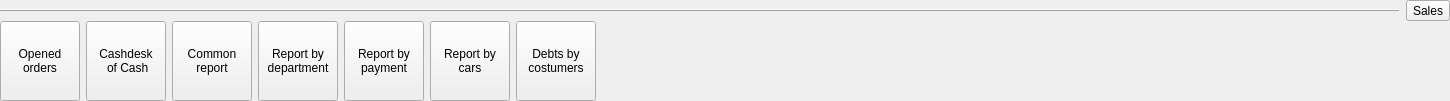
    <widget class="QWidget" name="widget_10" native="true">
     <layout class="QVBoxLayout" name="verticalLayout_5">
      <property name="spacing">
       <number>0</number>
      </property>
      <property name="leftMargin">
       <number>0</number>
      </property>
      <property name="topMargin">
       <number>0</number>
      </property>
      <property name="rightMargin">
       <number>0</number>
      </property>
      <property name="bottomMargin">
       <number>0</number>
      </property>
      <item>
       <widget class="QWidget" name="widget_11" native="true">
        <layout class="QHBoxLayout" name="horizontalLayout_8">
         <property name="leftMargin">
          <number>0</number>
         </property>
         <property name="topMargin">
          <number>0</number>
         </property>
         <property name="rightMargin">
          <number>0</number>
         </property>
         <property name="bottomMargin">
          <number>0</number>
         </property>
         <item>
          <widget class="Line" name="line_4">
           <property name="frameShadow">
            <enum>QFrame::Raised</enum>
           </property>
           <property name="orientation">
            <enum>Qt::Horizontal</enum>
           </property>
          </widget>
         </item>
         <item>
          <widget class="QToolButton" name="Sales">
           <property name="focusPolicy">
            <enum>Qt::NoFocus</enum>
           </property>
           <property name="text">
            <string>Sales</string>
           </property>
           <property name="toolButtonStyle">
            <enum>Qt::ToolButtonIconOnly</enum>
           </property>
          </widget>
         </item>
        </layout>
       </widget>
      </item>
      <item>
       <widget class="QWidget" name="widget_12" native="true">
        <layout class="QHBoxLayout" name="horizontalLayout_9">
         <property name="leftMargin">
          <number>0</number>
         </property>
         <property name="topMargin">
          <number>0</number>
         </property>
         <property name="rightMargin">
          <number>0</number>
         </property>
         <property name="bottomMargin">
          <number>0</number>
         </property>
         <item>
          <widget class="QToolButton" name="btnOnLineReport">
           <property name="minimumSize">
            <size>
             <width>80</width>
             <height>80</height>
            </size>
           </property>
           <property name="maximumSize">
            <size>
             <width>222</width>
             <height>222</height>
            </size>
           </property>
           <property name="text">
            <string>Opened
orders</string>
           </property>
           <property name="icon">
            <iconset resource="res.qrc">
             <normaloff>:/images/openedorder.png</normaloff>:/images/openedorder.png</iconset>
           </property>
           <property name="iconSize">
            <size>
             <width>32</width>
             <height>32</height>
            </size>
           </property>
           <property name="toolButtonStyle">
            <enum>Qt::ToolButtonTextUnderIcon</enum>
           </property>
          </widget>
         </item>
         <item>
          <widget class="QToolButton" name="btnCash">
           <property name="minimumSize">
            <size>
             <width>80</width>
             <height>80</height>
            </size>
           </property>
           <property name="maximumSize">
            <size>
             <width>222</width>
             <height>222</height>
            </size>
           </property>
           <property name="text">
            <string>Cashdesk
 of Cash</string>
           </property>
           <property name="icon">
            <iconset resource="res.qrc">
             <normaloff>:/images/refund.png</normaloff>:/images/refund.png</iconset>
           </property>
           <property name="iconSize">
            <size>
             <width>32</width>
             <height>32</height>
            </size>
           </property>
           <property name="toolButtonStyle">
            <enum>Qt::ToolButtonTextUnderIcon</enum>
           </property>
          </widget>
         </item>
         <item>
          <widget class="QToolButton" name="btnRestCommon">
           <property name="minimumSize">
            <size>
             <width>80</width>
             <height>80</height>
            </size>
           </property>
           <property name="maximumSize">
            <size>
             <width>222</width>
             <height>222</height>
            </size>
           </property>
           <property name="text">
            <string>Common
report</string>
           </property>
           <property name="icon">
            <iconset resource="res.qrc">
             <normaloff>:/images/cutlery.png</normaloff>:/images/cutlery.png</iconset>
           </property>
           <property name="iconSize">
            <size>
             <width>32</width>
             <height>32</height>
            </size>
           </property>
           <property name="toolButtonStyle">
            <enum>Qt::ToolButtonTextUnderIcon</enum>
           </property>
          </widget>
         </item>
         <item>
          <widget class="QToolButton" name="btnReportByCash">
           <property name="minimumSize">
            <size>
             <width>80</width>
             <height>80</height>
            </size>
           </property>
           <property name="maximumSize">
            <size>
             <width>222</width>
             <height>222</height>
            </size>
           </property>
           <property name="text">
            <string>Report by
department</string>
           </property>
           <property name="icon">
            <iconset resource="res.qrc">
             <normaloff>:/images/category.png</normaloff>:/images/category.png</iconset>
           </property>
           <property name="iconSize">
            <size>
             <width>32</width>
             <height>32</height>
            </size>
           </property>
           <property name="toolButtonStyle">
            <enum>Qt::ToolButtonTextUnderIcon</enum>
           </property>
          </widget>
         </item>
         <item>
          <widget class="QToolButton" name="btnReportByPayment">
           <property name="minimumSize">
            <size>
             <width>80</width>
             <height>80</height>
            </size>
           </property>
           <property name="maximumSize">
            <size>
             <width>222</width>
             <height>222</height>
            </size>
           </property>
           <property name="text">
            <string>Report by
payment</string>
           </property>
           <property name="icon">
            <iconset resource="res.qrc">
             <normaloff>:/images/category.png</normaloff>:/images/category.png</iconset>
           </property>
           <property name="iconSize">
            <size>
             <width>32</width>
             <height>32</height>
            </size>
           </property>
           <property name="toolButtonStyle">
            <enum>Qt::ToolButtonTextUnderIcon</enum>
           </property>
          </widget>
         </item>
         <item>
          <widget class="QToolButton" name="btnReportByCar">
           <property name="minimumSize">
            <size>
             <width>80</width>
             <height>80</height>
            </size>
           </property>
           <property name="maximumSize">
            <size>
             <width>222</width>
             <height>222</height>
            </size>
           </property>
           <property name="text">
            <string>Report by
cars</string>
           </property>
           <property name="icon">
            <iconset resource="res.qrc">
             <normaloff>:/images/category.png</normaloff>:/images/category.png</iconset>
           </property>
           <property name="iconSize">
            <size>
             <width>32</width>
             <height>32</height>
            </size>
           </property>
           <property name="toolButtonStyle">
            <enum>Qt::ToolButtonTextUnderIcon</enum>
           </property>
          </widget>
         </item>
         <item>
          <widget class="QToolButton" name="btnDebts">
           <property name="minimumSize">
            <size>
             <width>80</width>
             <height>80</height>
            </size>
           </property>
           <property name="maximumSize">
            <size>
             <width>222</width>
             <height>222</height>
            </size>
           </property>
           <property name="text">
            <string>Debts by
costumers</string>
           </property>
           <property name="icon">
            <iconset resource="res.qrc">
             <normaloff>:/images/refund.png</normaloff>:/images/refund.png</iconset>
           </property>
           <property name="iconSize">
            <size>
             <width>32</width>
             <height>32</height>
            </size>
           </property>
           <property name="toolButtonStyle">
            <enum>Qt::ToolButtonTextUnderIcon</enum>
           </property>
          </widget>
         </item>
         <item>
          <spacer name="horizontalSpacer_5">
           <property name="orientation">
            <enum>Qt::Horizontal</enum>
           </property>
           <property name="sizeHint" stdset="0">
            <size>
             <width>854</width>
             <height>20</height>
            </size>
           </property>
          </spacer>
         </item>
        </layout>
       </widget>
      </item>
     </layout>
    </widget>
